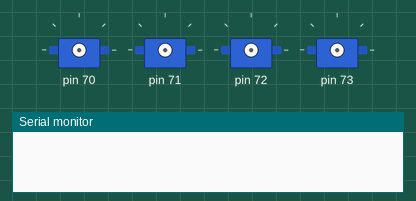
This sketch was run on a simulated Arduino Uno, built with avr-gcc and run on an emulated ATmega328P. Shown: 4 × servo, the last lines printed to the serial monitor.

Above: at 0.01 s.
At 0.6 s:
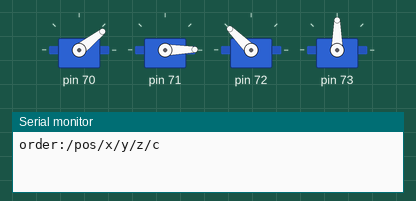
At 34.2 s:
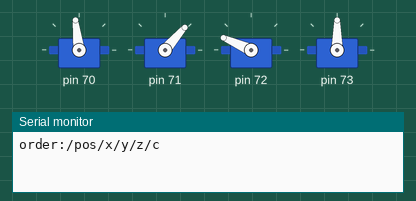
Timing chart, 0 to 40.0 s (numbered marks = the images above):
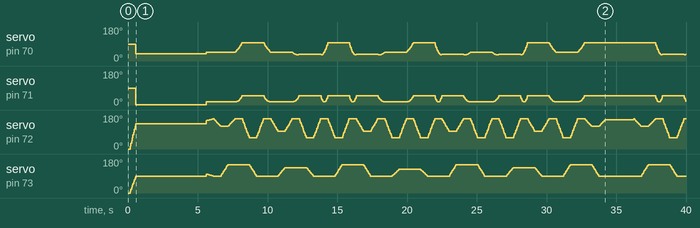

The sketch:

arduino.ino
```cpp
#include <MeOrion.h>

int value = 0;
String buffer = "";

double angle_rad = PI / 180.0;
double angle_deg = 180.0 / PI;

MePort port(3);
MePort tiltPort(4);

Servo servo1;//inside
Servo servo2;//outside
Servo servoTilt;
Servo servoClaw;

const double L1 = 80.0; //armLength,inside
const double L2 = 106.0; //armLength,outside

struct Angle
{
  double x;//inside
  double y; //outside
  double z;
  double c;
};
struct Queue{
    int array[5];
    int length;
};

void pushPoint(Angle p);
Angle pointToAngles(float x,float y,float z,float c);
void addPoint(float x, float y,int pen);
void step();

void parseBuffer();
float prevX;
float prevY;
float prevZ;
float prevC;
long lastTime = 0;
long runTime = 0;
int len = 0;
boolean isRunning = false;

Angle currentAngle;
Angle lastAngle;

Queue hanoi[3];
float degs = 180.0/PI;

int openClaw = 90;
int closeClaw[3] = {150,135,125};
int tilt[3] = {60,95,120};

void setup() {
  Serial.begin(115200);
  delay(100);

  Serial.println("order:/pos/x/y/z/c");
  servo1.attach(port.pin1());
  servo2.attach(port.pin2());
  servoTilt.attach(tiltPort.pin1());
  servoClaw.attach(tiltPort.pin2());
  hanoi[0].length = 0;
  hanoi[2].length = 0;
  hanoi[1].array[0] = 3;
  hanoi[1].array[1] = 2;
  hanoi[1].array[2] = 1;
  hanoi[1].length = 3;
  addPoints(0,150,150,100);
  delay(5000);
}

void loop() {
  if (Serial.available()) {
    char c = Serial.read();
    if (c == '\n') {
      parseBuffer();
    } else {
      buffer += c;
    }
  }
  translate(1,2,0);
  delay(2000);
  translate(2,0,1);
  delay(2000);
  translate(0,1,2);
  delay(2000);
}

void parseBuffer() {
  buffer = buffer + "/";
  int count = 0;
  int startIndex = 0;
  int endIndex = 0;
  int len = buffer.length();
  if (len < 1) {
    return;
  }
  String tmp;
  String values[6];
  while (true) {
    startIndex = buffer.indexOf("/", endIndex);
    endIndex = buffer.indexOf("/", startIndex + 1);
    tmp = buffer.substring(startIndex + 1, endIndex);
    values[count] = tmp;
    count++;
    if (endIndex == len - 1) break;
  }
  if (values[0].equals("pos")) {
    addPoint(values[1].toFloat(), values[2].toFloat(),values[3].toFloat(),values[4].toFloat());
  }
  buffer = "";
}

void translate(int from,int to,int other){
  moveTo(from,to);
  moveTo(from,other);
  moveTo(to,other);
  moveTo(from,to);
  moveTo(other,from);
  moveTo(other,to);
  moveTo(from,to);
}
void moveTo(int fromPos,int toPos){
  float x1,y1,z1,x2,y2,z2,z3,c1,c2;
  y1 = 150;
  y2 = 150;
  x1 = (fromPos-1)*90;
  x2 = (toPos-1)*90;
  z1 = 160;
  z2 = tilt[hanoi[fromPos].length-1];
  z3 = tilt[hanoi[toPos].length];
  c1 = openClaw;
  c2 = closeClaw[hanoi[fromPos].array[hanoi[fromPos].length-1]-1];
  addPoints(x1,y1,z1,c1);
  addPoints(x1,y1,z2,c1);
  addPoints(x1,y1,z2,c2);
  addPoints(x1,y1,z1,c2);
  addPoints(x2,y2,z1,c2);
  addPoints(x2,y2,z3,c2);
  addPoints(x2,y2,z3,c1);
  addPoints(x2,y2,z1,c1);
  push(&hanoi[toPos],pop(&hanoi[fromPos]));
}
void addPoints(float x,float y,float z,float c){
  int len = 10;
  for(int i=0;i<len;i++){
    float tx = prevX+(x-prevX)/len*i;
    float ty = prevY+(y-prevY)/len*i;
    float tz = prevZ+(z-prevZ)/len*i;
    float tc = prevC+(c-prevC)/len*i;
    pushPoint(pointToAngles(tx,ty,tz,tc));
  }
  prevX = x;
  prevY = y;
  prevZ = z;
  prevC = c;
}
void addPoint(float x, float y,float tilt,float claw)
{
  servo1.write(x);
  servo2.write(y);
  servoTilt.write(tilt);
  servoClaw.write(claw);
  delay(50);
  //Serial.println("ok");
}
void pushPoint(Angle p){
  if(lastAngle.x!=p.x||lastAngle.y!=p.y||lastAngle.z!=p.z||lastAngle.c!=p.c){
      addPoint(p.x,p.y,p.z,p.c);
  }
  lastAngle = p;
}
Angle pointToAngles(float x,float y,float z,float c){
  long pow1 = L1*L1;
  long pow2 = L2*L2;
  long powR = x*x+y*y;
  double R = sqrt(powR);
  Angle a;
  a.z = z;
  a.c = c;
  if(powR<pow1+pow2||R>L1+L2){
    a.x = 90;
    a.y = 90;
    return a;
  }
  int t = 1;
  a.x = floor(((atan2(x,y)-acos((powR+pow1-pow2)/(2*R*L1)))*degs+90.0)*t)/t;
  a.y = floor((acos((pow1+pow2-powR)/(2*L1*L2))-PI/2)*degs*t)/t;
  return a;
}
void push(Queue* queue, int value){
    if (queue->length >= 5)
        return;
    queue->array[queue->length] = value;
    queue->length++;
}

int pop(Queue* queue){
    if (queue->length <= 0)
        return 0;
    queue->length--;
    int v = queue->array[queue->length];
    queue->array[queue->length] = 0;
    return v;
}
```
